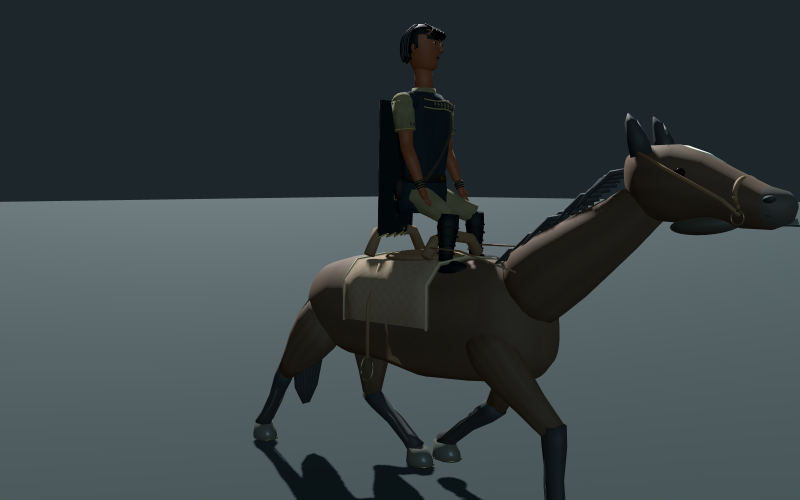
#> input picture data/captures/agro_v3_riding.png, 1600 x 1000 px, given in place of valus_lod0_overview_before.png, which was not available (shown at 1/2 size)
$ python assemble_colossus_previews.py out.png
#> lines starting #> are read from the running program, lines starting #| are printed output that depends on the picture; pictures that were not available may be replaced by others from this repository, and a replacement may not be noted
"""Compose labeled evidence boards from untouched matched CPU render PNGs."""
import argparse
import hashlib
import json
from pathlib import Path
from PIL import Image, ImageDraw, ImageFont

FONT='/usr/share/fonts/truetype/dejavu/DejaVuSans.ttf'
BOLD='/usr/share/fonts/truetype/dejavu/DejaVuSans-Bold.ttf'
def font(size,bold=False): return ImageFont.truetype(BOLD if bold else FONT,size)
def sha(path):return hashlib.sha256(path.read_bytes()).hexdigest()


def build(output,filename,rows,cell_width):
#> called with filename = 'review_board', cell_width = 440
    gap,pad=12,24
    cols=len(rows[0])
    cell_height=round(cell_width*.9)
    header,label,rowgap,footer=118,36,44,48
    width=pad*2+cols*cell_width+(cols-1)*gap
    height=header+len(rows)*(label+cell_height+rowgap)+footer
    board=Image.new('RGB',(width,height),(24,30,34));d=ImageDraw.Draw(board)
#> after `board = Image.new('RGB', (width, height), (24, 30, 34))`:
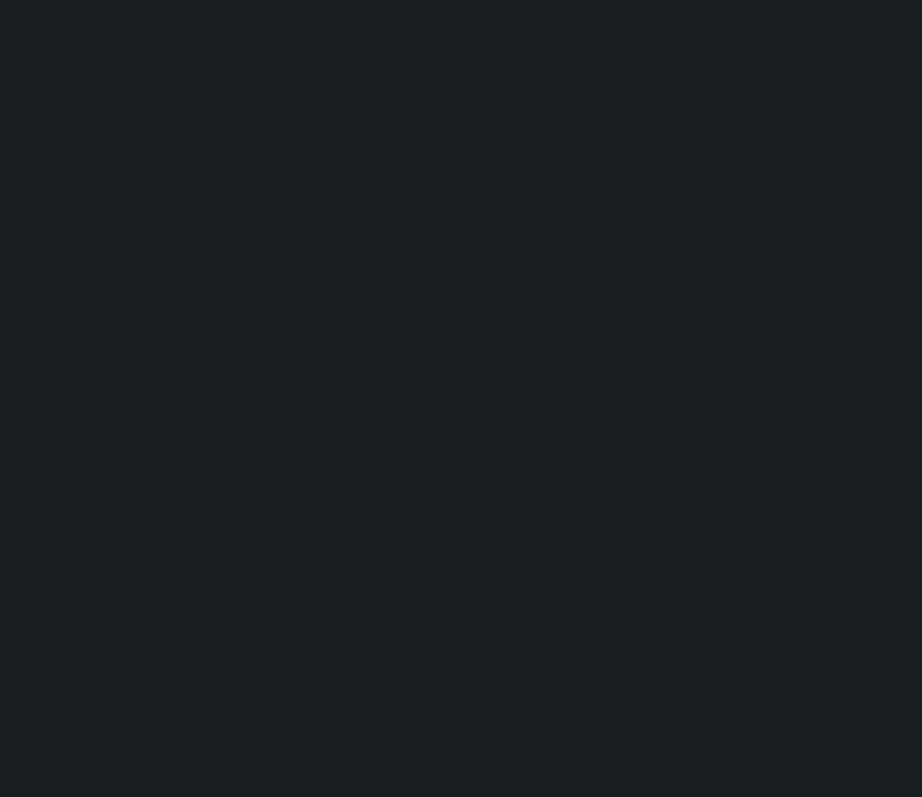
#> board: PIL image 1844x1594 RGB (shown at 1/2 size); mean R, G, B 24, 30, 34
    d.text((pad,21),'COLOSSUS MATERIAL FINISH',font=font(27,True),fill=(237,238,230))
    d.text((pad,61),'Actual Godot-loaded sculptures | Matched camera, light and transforms | Blender Cycles CPU',font=font(17),fill=(174,184,190))
    sources=[]
    for row_idx,row in enumerate(rows):
        top=header+row_idx*(label+cell_height+rowgap)
        for col,(subject,lod,view,variant,title) in enumerate(row):
            left=pad+col*(cell_width+gap)
            p=output/'renders'/f'{subject}_lod{lod}_{view}_{variant}.png'
            picture=Image.open(p).convert('RGB')
            assert picture.width/picture.height > 1.1
            picture=picture.resize((cell_width,cell_height),Image.Resampling.LANCZOS)
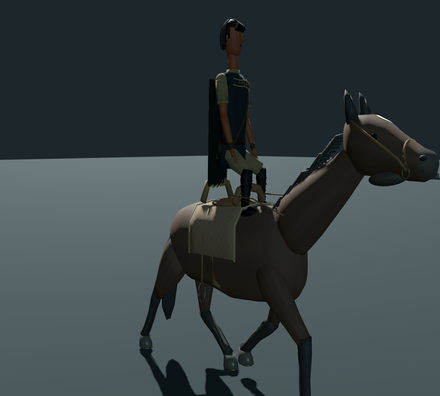
#> picture: PIL image 440x396 RGB; mean R, G, B 54.6, 64.4, 66.7
            d.text((left,top),title,font=font(16,True),fill=(239,199,117) if variant=='after' else (212,218,221))
            board.paste(picture,(left,top+label))
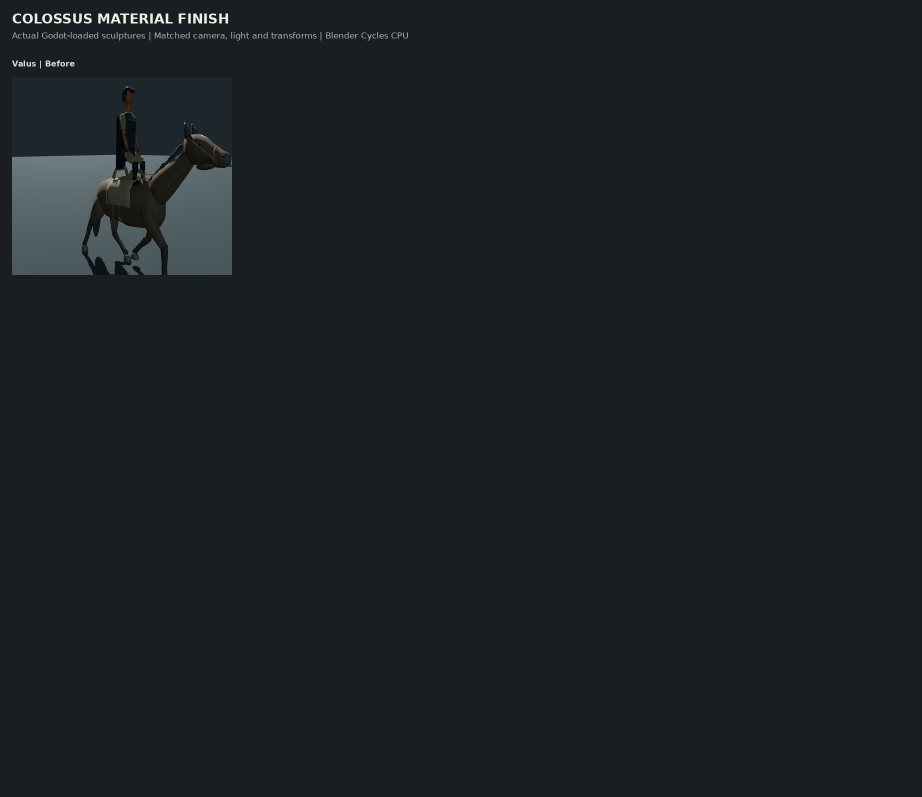
#> board: PIL image 1844x1594 RGB (shown at 1/2 size); mean R, G, B 26.3, 32.5, 36.4
            sources.append({'path':str(p.relative_to(output)),'sha256':sha(p)})
    d.text((pad,height-45),'Geometry / UVs / weak points retained. Frozen material review; not a Godot GPU screenshot or performance test.',font=font(15),fill=(174,184,190))
    png=output/(filename+'.png');jpg=output/(filename+'.jpg')
    board.save(png)
    board.save(jpg,quality=78,optimize=True,progressive=True,subsampling=0)
    (output/(filename+'.json')).write_text(json.dumps({'sources':sources,'png_sha256':sha(png),'jpg_sha256':sha(jpg),'composer_sha256':sha(Path(__file__))},indent=2))
    return jpg


def pair(subject,lod,view,title):
    return [(subject,lod,view,v,f'{title} | '+v.title()) for v in ('before','after')]


def main():
    parser=argparse.ArgumentParser(description=__doc__);parser.add_argument('output',type=Path);args=parser.parse_args()
    out=args.output.resolve()
    review=build(out,'review_board',[
        pair(subject,0,'overview',subject.capitalize())+pair(subject,0,'surface','Surface detail')
        for subject in ('valus','gaius','pelagia')],440)
    lod=build(out,'lod_board',[
        sum((pair(subject,level,'overview',f'{subject.capitalize()} LOD{level}') for level in range(3)),[])
        for subject in ('valus','gaius','pelagia')],280)
    pose=build(out,'weakpoint_board',[
        pair(subject,0,'weakpoint',subject.capitalize()+' / weak-point context')
        for subject in ('valus','gaius','pelagia')],670)
    previews=[review,lod,pose]
    assert sum(p.stat().st_size for p in previews)<1_800_000,'Package JPEG board budget exceeded'
    delivery={'previews':[{'path':str(p.relative_to(out)),'sha256':sha(p),'bytes':p.stat().st_size} for p in previews],
              'standalone_pngs':['review_board.png','lod_board.png','weakpoint_board.png'],'package_preview_bytes':sum(p.stat().st_size for p in previews)}
    (out/'delivery_previews.json').write_text(json.dumps(delivery,indent=2))
    print('COLOSSUS_BOARDS_OK',delivery['package_preview_bytes'],'package JPEG bytes')

#> (the run stopped early here; a loop or call above may not have finished)
